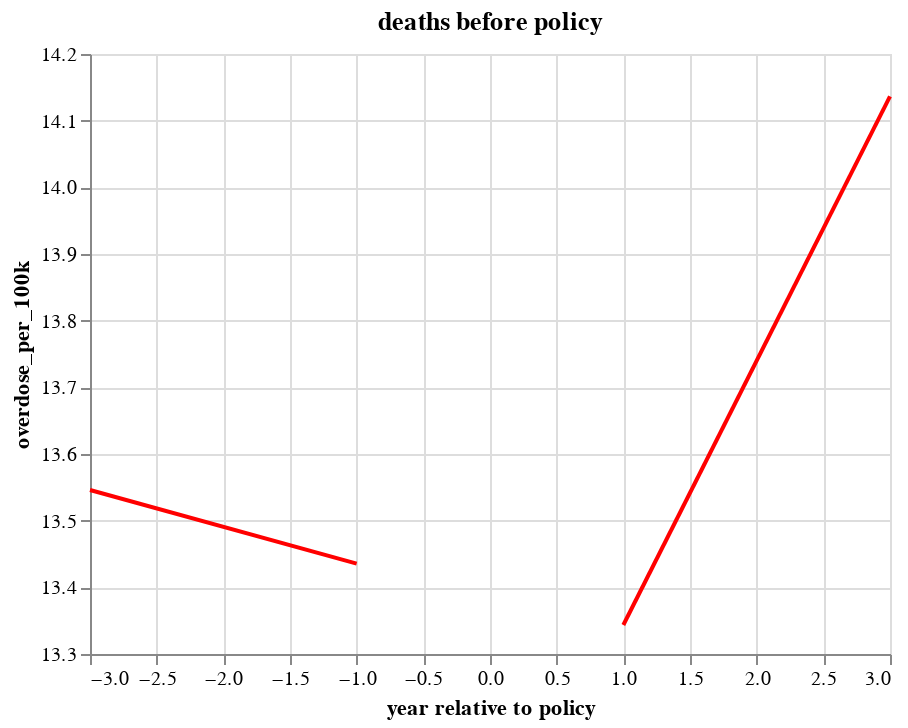

This figure's notebook cell:
### Code cell
# test function
fit_b4, fit_after = get_fits(chart_b4 = base_before, chart_after = base_after)
fit_b4 + fit_after

### Figure 1 — Vega-Lite specification as saved in the notebook (floating-point values rounded to 4 significant figures)
{"config": {"view": {"continuousWidth": 400, "continuousHeight": 300}}, "layer": [{"data": {"name": "data-17a89e17f5bfced4a79b7918029a5edb"}, "mark": "line", "encoding": {"color": {"value": "red"}, "x": {"field": "year relative to policy", "scale": {"zero": false}, "type": "quantitative"}, "y": {"field": "overdose_per_100k", "scale": {"zero": false}, "type": "quantitative"}}, "title": "deaths before policy", "transform": [{"on": "year relative to policy", "regression": "overdose_per_100k"}]}, {"data": {"name": "data-7e3b63ba46b166cf5a9a2fb157268f77"}, "mark": "line", "encoding": {"color": {"value": "red"}, "x": {"field": "year relative to policy", "scale": {"zero": false}, "type": "quantitative"}, "y": {"field": "overdose_per_100k", "scale": {"zero": false}, "type": "quantitative"}}, "title": "deaths after policy", "transform": [{"on": "year relative to policy", "regression": "overdose_per_100k"}]}], "$schema": "https://vega.github.io/schema/vega-lite/v4.17.0.json", "datasets": {"data-17a89e17f5bfced4a79b7918029a5edb": [{"Year": 2009.0, "overdose_per_100k": 14.28, "year relative to policy": -3}, {"Year": 2010.0, "overdose_per_100k": 12.02, "year relative to policy": -2}, {"Year": 2011.0, "overdose_per_100k": 14.17, "year relative to policy": -1}], "data-7e3b63ba46b166cf5a9a2fb157268f77": [{"Year": 2013.0, "overdose_per_100k": 13.56, "year relative to policy": 1}, {"Year": 2014.0, "overdose_per_100k": 13.31, "year relative to policy": 2}, {"Year": 2015.0, "overdose_per_100k": 14.35, "year relative to policy": 3}]}}
